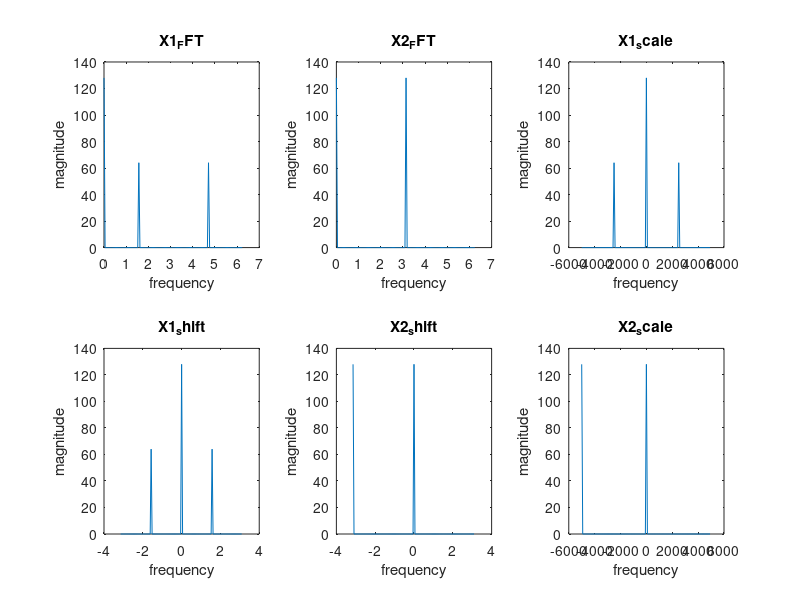

Here is the MATLAB script that generated this plot:
% He Feng

% We used FFT to compute two signals, and draw the shifted, 
% unshifted, and frequency scaling version of each signal 
% in one figure.

clear all;
close all;

% Define the domain of n.
n = 0:1:127;
N = 128;
% We have two signal frequency rate here.
f = [0.25, 0.5];
Fs = 10000;
w = 2*pi*(0:N-1)*(1/N);
% This is the frequency which will shown as the x-axis.
w_shift = 2*pi*(-N/2:N/2-1)*(1/N);
% The frequency shown on x-axis after scaling.
w_scale = (-N/2:N/2-1)*(Fs/N);

% Two signals.
x1 = 1+cos(2*pi*f(1)*n);
x2 = 1+cos(2*pi*f(2)*n);
% Define the FFT functions which computes the signals above.
X1 = fft(x1);
X2 = fft(x2);
% The magnitude of two FFT functions.
X1_magnitude = abs(X1);
X2_magnitude = abs(X2);
% Shift the FFT functions.
X1_shift = fftshift(X1);
X2_shift = fftshift(X2);
% The magnitude of the shifted FFT functions
X1_shift_magnitude = abs(X1_shift);
X2_shift_magnitude = abs(X2_shift);

% We show the result in one 2x3 figure
% This subplot plots the unshifted DFT for f=0.25
figure(1);
subplot(2,3,1);
plot(w,X1_magnitude);
xlabel('frequency');
ylabel('magnitude');
title('X1_FFT');

% This subplot plots the shifted DFT for f=0.25
subplot(2,3,4);
plot(w_shift,X1_shift_magnitude);
xlabel('frequency');
ylabel('magnitude');
title('X1_shift');

% This subplot plots the unshifted DFT for f=0.5
subplot(2,3,2);
plot(w,X2_magnitude);
xlabel('frequency');
ylabel('magnitude');
title('X2_FFT');

% This subplot plots the shifted DFT for f=0.5
subplot(2,3,5);
plot(w_shift,X2_shift_magnitude);
xlabel('frequency');
ylabel('magnitude');
title('X2_shift');

% This subplot plots the shifted DFT with a 10kHz frequency scale
% for f=0.25
subplot(2,3,3);
plot(w_scale,X1_shift_magnitude);
xlabel('frequency');
ylabel('magnitude');
title('X1_scale');

% This subplot plots the shifted DFT with a 10kHz frequency scale
% for f=0.5
subplot(2,3,6);
plot(w_scale,X2_shift_magnitude);
xlabel('frequency');
ylabel('magnitude');
title('X2_scale');

